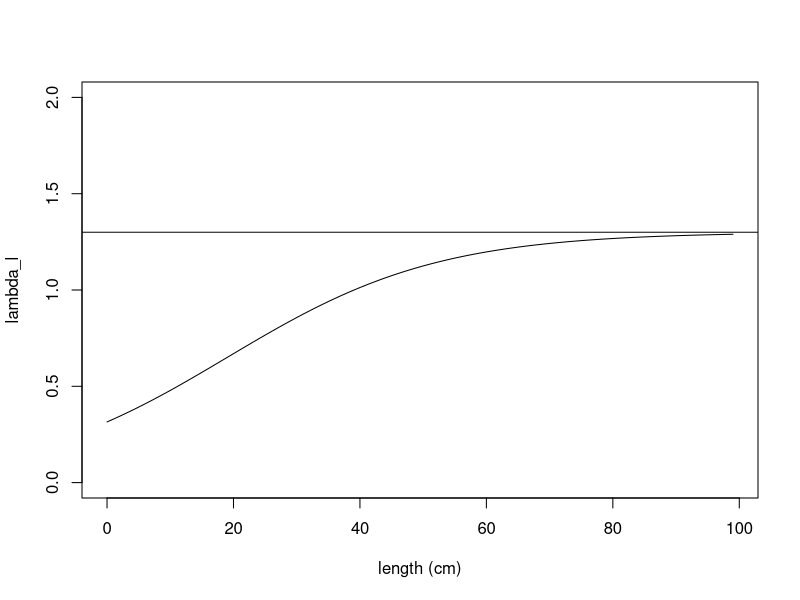
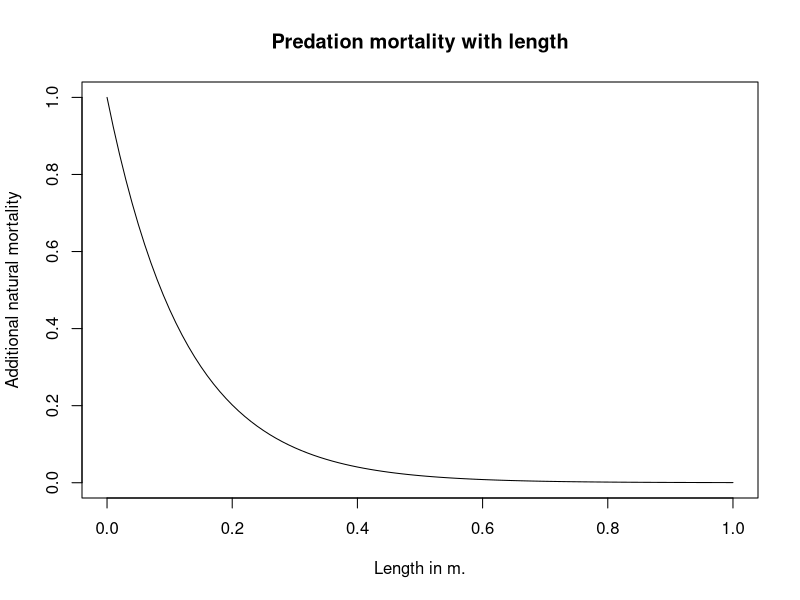
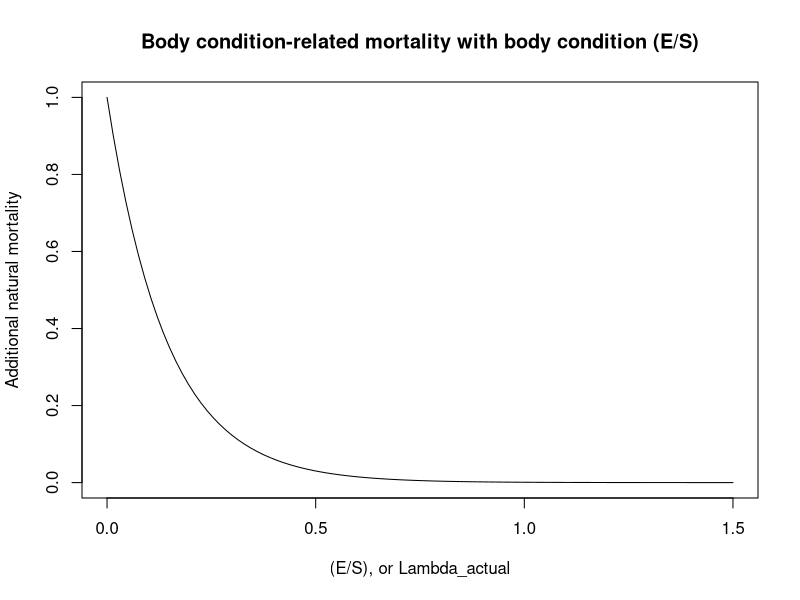
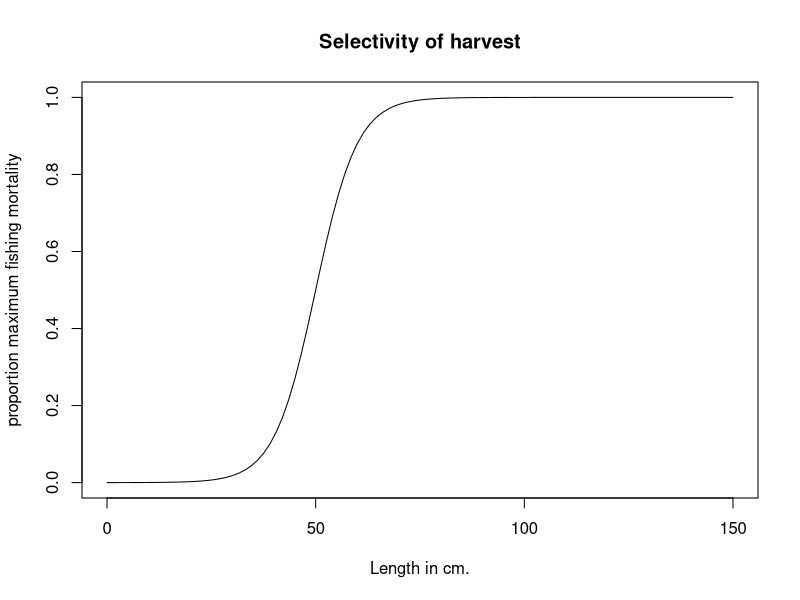
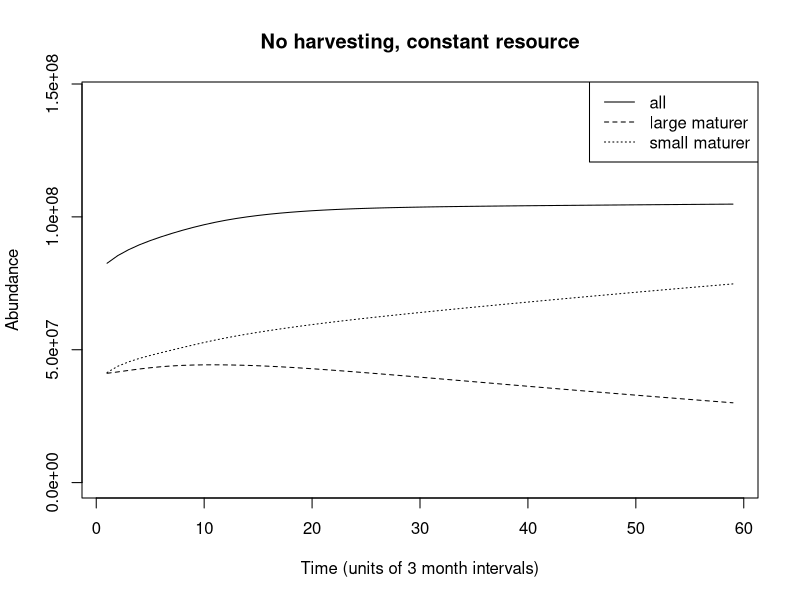
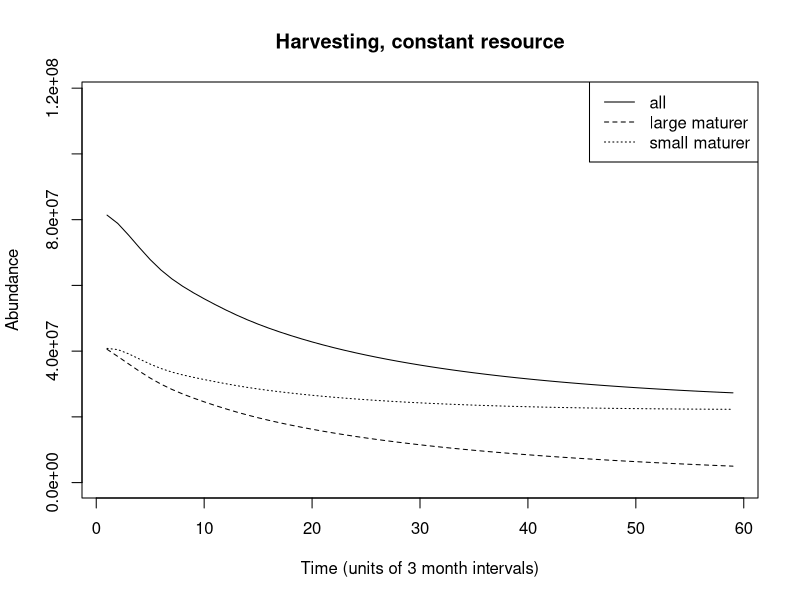

R code for these plots, in order: (Note: a time limit stopped this script after it produced the figures.)
## ---- chunk 1
knitr::opts_chunk$set(echo = TRUE)
## ---- chunk 2
ratios <- vector(mode="numeric", length=25)
r =6
# In meters
a_bar = 0.2
lambda_min=0

lambda_max=1.3

for (i in 1:100) {
  ratios[i] <- lambda_min + (lambda_max-lambda_min)*(exp(r*((i/100)-a_bar)))/(1+exp(r*((i/100)-a_bar)))
}
plot(0:(length(ratios)-1), ratios, xlab="length (cm)", ylab="lambda_l", type="l", ylim=c(0,2))
abline(h=1.3)
## ---- chunk 3
curve(exp(-8*x), from =0, to=1, xlab="Length in m.", ylab="Additional natural mortality", main="Predation mortality with length")
curve(exp(-7*x), from =0, to=1.5, xlab="(E/S), or Lambda_actual", ylab="Additional natural mortality", main="Body condition-related mortality with body condition (E/S)")
## ---- chunk 4
curve(1/(1+exp(-0.2*(x - 50))), from =0, to=150, xlab="Length in cm.", ylab="proportion maximum fishing mortality", main="Selectivity of harvest")
## ---- chunk 5
# genotype1r = 6
# genotype2r = 10
# genotype1l_bar = 0.2
# genotype2l_bar = 0.2
# genotype1w = 0.674
# genotype2w = 0.674

# genotype1r = 6
# genotype2r = 6
# genotype1l_bar = 0.2
# genotype2l_bar = 0.2
# genotype1w = 0.674
# genotype2w = 0.7

genotype1r = 6
genotype2r = 6
genotype1l_bar = 0.2
genotype2l_bar = -0.001
genotype1w = 0.674
genotype2w = 0.674

# Set longevity of the fish species, runtime of the model, and number of distinct genotypes
longevity_days = 9125
# set runtime to any arbitrary desired value, in units of days
runtime_days = 150*365
genotypes = 2
# Setting the length of the timestep in days
timescale= 91.25
# Setting run time and longevity to units of time steps
runtime = round(runtime_days/timescale)
longevity = round(longevity_days/timescale)

# How long to run model for convergence before addition of genetic diversity
# in units of days
add_genotypes = 33440

initialize_pop_matrices <- function(longevity, runtime, genotype) {
  # Initialize matrix of columns (years) and rows (age classes)
  # Multiplied by 3 because we'll be storing cohorts' reproductive biomass and lengths 
  age_dist=matrix(0L, nrow=longevity*3, ncol=runtime+1)
  # Add (arbitrarily) 10000 individuals to age=10 to start with
  age_dist[round(3650/timescale), 1] = 10000
  return(age_dist)
}

# Generate a matrix for each genotype
for (g in 1:genotypes) {
  assign(paste("age_dist_",g,sep=""),initialize_pop_matrices(longevity, runtime, g),envir = .GlobalEnv)
}

# Set parameters
# Need to add density dependence
# The steepness of the increase in the ratio lambda (reversible over structural mass)
r = 6
# The length at which the increasing function of lambda reaches its inflection point
l_bar = 0.2
# Scaling parameter for obtaining structural mass from standard length
c_1 = 5787
# Multiplier for obtaining overall yearly energy intake as a function of structural mass
p_0 = 0.1*timescale
# Exponent for obtaining overall yearly energy intake as a function of structural mass
p_1 = 2/3
# Maximum ratio lambda (reversible over structural mass) a fish can attain over its life
lambda_max = 1.3
# Minimum ratio lambda a fish can attain over its life
lambda_min = 0
# Multiplier for obtaining cost of maintenance of structural mass
c_S = 0.003*timescale
# Multiplier for obtaining cost of maintenance of reversible mass
c_E = 0.0003*timescale
# Efficiency with which energy is converted into reversible mass
e_E = 0.9
# Efficiency with which energy is converted to structural mass
e_S = (1/3)
# Multiplier and exponent for the cost of reproduction (in grams)
r_0 = 6
r_1 = 0.6
# Effectively, reproductive investment (fraction of reversible mass devoted to reproduction)
w= 0.674
# Instantaneous base mortality rate
m = log(0.9995^timescale)*(-1)
# Instantaneous fishing mortality
Fishing = 0
# Ricker
alpha = 8.44e-09
b = 4.43e-15
# Parameter setting size-selection ogive steepness
q_f = 0.2
# Minimum catch size for the species (in meters)
mincatchsize = 0.5
# Total population biomass
b_t=0
# Increased natural mortality rate at E/S = 0 or S = 0 
m_max=log(0.994^timescale)*(-1)
# Egg packing constant
packing = 4.45e6
# Parameter for exponential decline in condition-dependent mortality with improved body condition
z_c=7
# Parameter for exponential decline in predation mortality with increased body length
z_p=8
# Resource density
RD = 9000000
# Consumption with resource density half-saturation constant
K_RD = 1000000
# Variability in resource
sd_RD = 0
# How much energy intake is affected by changes in resources (1=no change)
resource = 1

# GROWTH FUNCTIONS

# For obtaining structural mass
structural_mass <- function(l) {
  return(c_1*(l)^3)
}

# Calculate the instrinsic length-dependent E/S ratio that the fish is trying to attain
intrinsic_lambda <- function(l, l_bar, r, lambda_min, lambda_max) {
  return(lambda_min + (lambda_max-lambda_min)*(exp(r*(l-l_bar)))/(1+exp(r*(l-l_bar))))
}

# Energy intake for the fish per year, dependent on fish structural biomass
size_dependent_energy_intake <- function(S, p_0, p_1) {
  return(resource*p_0*(S)^(p_1))
}

# Calculate the cost of the year of maintaining current structural and reversible biomass
maintenance_cost <- function(S, E, c_S, c_E) {
  return(c_S*S + c_E*E)
}

# Function for calculating a new, reduced level of reversible biomass, if net energy intake is negative
negative_p_net <- function(E, p_net, e_E) {
  if (p_net < 0) {
    return(E + (p_net/e_E))}
}

# Calculate the amount of energy needed to raise the R/S ratio to the length-dependent maximum
p_E_raising_lambda <- function(lambda_a, S, E) {
  return((lambda_a*S - E))
}

# Calculating proportion of any remaining energy to be converted to structural mass, to maintain R/S
remaining_energy_allocation <- function(e_S, e_E, lambda_a) {
  return((lambda_a*e_S)/(lambda_a*e_S + e_E))
}

# Obtain R and S for a cohort prior to its reproduction (or failure to reproduce) that year
get_pre_reproductive_size <- function(E_past, l_past, a) {
  S_past = structural_mass(l_past)
  S = S_past
  lambda_a = intrinsic_lambda(l_past, l_bar, r, lambda_min, lambda_max)
  p_net = size_dependent_energy_intake(S_past, p_0, p_1) - maintenance_cost(S_past, E_past, c_S, c_E)
  if (p_net < 0) {
    E <- max(0,negative_p_net(E_past, p_net, e_E))
  }
  if (p_net >= 0 & lambda_a > (E_past/S_past)) {
    # Gives amount of grams needed to raise E/S to lambda_l - not taking efficiency into account yet
    p_E = p_E_raising_lambda(lambda_a, S_past, E_past)
    if ((p_E/e_E - p_net) >=0) {
      E_past = p_net*e_E + E_past
      p_net = 0
    }
    if ((p_E/e_E - p_net) <0) {
      E_past = p_E + E_past
      p_net = p_net - p_E/e_E
    }
  }
  if (p_net >= 0) {
    E = E_past + remaining_energy_allocation(e_S, e_E, lambda_a)*e_E*p_net
    S = S_past + (1-remaining_energy_allocation(e_S, e_E, lambda_a))*e_S*p_net
  }
  l = (S/c_1)^(1/3)
  output <- c(E,l)
  return(output)
}

# REPRODUCTION FUNCTIONS

# Calculate spawning stock biomass
fecundity <- function(ages, t, age_dist, g) {
  # Parameterizing genotypes
  if (t >= round(add_genotypes/timescale)) {
    w=0.674
    # Genotype parameterization
    if (g==1) {
      w=genotype1w
    }
    if (g==2) {
      w=genotype2w
    }
  }
  fecundity = 0
  for (a in ages) {
    if ((w*age_dist[a+(longevity),t]-(r_0*structural_mass(age_dist[a+(2*longevity),t]))^(r_1))>0) {
      fecundity = fecundity + (w*age_dist[a+(longevity),t]-(r_0*structural_mass(age_dist[a+(2*longevity),t]))^(r_1))*age_dist[a,t]
      age_dist[a+(longevity),t] = age_dist[a+(longevity),t] - w*age_dist[a+(longevity),t]
    }
  }
  # Convert from g. to kg.
  fecundity = fecundity/1000
  # Convert from kg. to fecundity
  fecundity = fecundity*(packing)
  assign(paste("age_dist_",g,sep=""),age_dist, envir = .GlobalEnv) 
  return(fecundity)
}

# Calculate total population biomass
biomass_t <- function(ages, t) {
  for (a in ages) {
    b_t = b_t + age_dist[a, t-1]*(structural_mass(age_dist[a+(2*longevity),t-1]))
  }
  return(b_t)
}

# Density dependent recruitment for this year
recruitment <- function(age, ages, t) {
  egg_production_total = 0
  for (g in 1:genotypes) {
    egg_production_total = egg_production_total + fecundity(ages, t, get(paste("age_dist_",g,sep="")),g)
  }
  relative_recruitment = vector(mode="numeric", length=genotypes)
  for (g in 1:genotypes) {
    relative_recruitment[g] = fecundity(ages, t, get(paste("age_dist_",g,sep="")),g)/egg_production_total
  }
  if (age==0) {
    N_0 = alpha * egg_production_total * exp(-b*egg_production_total)
    # Converting from thousands recruits to recruits, dividing by 2 because Ricker makes both male and female fish
    N_0 = N_0 * 1000
    N_0 = N_0/2
  }
  for (g in 1:genotypes) {
    age_dist = get(paste("age_dist_",g,sep=""))
    age_dist[1,t] = N_0*relative_recruitment[g]
    assign(paste("age_dist_",g,sep=""),age_dist, envir = .GlobalEnv) 
  }
}

# Add new recruits, and change the reproducing cohorts' amount of reversible mass
reproduce <- function(ages, t) {
  if (t>1) {
    recruitment(0, ages, t)
  }
}

# MORTALITY FUNCTIONS

# Fishing mortality is size selective
selective_mortality <- function(length) {
  1 / (1 + exp(-q_f*(length - mincatchsize)*100))
}

# Mortality drops as E/S increases, as S increases
mortality <- function(age) {
  lambda <- ((age_dist[age+(longevity),t]))/structural_mass(age_dist[age+(2*longevity),t])
  length = age_dist[age+(2*longevity),t]
  if (age < longevity) {
    N_t = age_dist[age-1,t-1]*exp( -m + -Fishing*selective_mortality(length) - m_max*exp(-z_c*lambda) - (m_max-m)*exp(-z_p*length) )
  }
  if (age == longevity) {
    N_t = age_dist[age-1,t-1]*exp( -m + -Fishing*selective_mortality(length) - m_max*exp(-z_c*lambda) - (m_max-m)*exp(-z_p*length))
    N_t = age_dist[age,t-1]*exp( -m + -Fishing*selective_mortality(length) - m_max*exp(-z_c*lambda) - (m_max-m)*exp(-z_p*length))
  }
  return(N_t)
}

# Calculate lengths (and reversible masses) at each age for the model with no density dependence
lengths_at_t1 <- function(genotypes) {
  t=1
  for (g in 1:genotypes) {
    age_dist = get(paste("age_dist_",g,sep=""))
    age_dist[1+(longevity), 1] = 0.3066
    age_dist[1+2*(longevity), 1] = 0.0493
    for (i in 2:longevity) {
      new_E_l = get_pre_reproductive_size(age_dist[i-1+(longevity), 1],age_dist[i-1+2*(longevity), 1], i-1)
      age_dist[i+(longevity), 1] = new_E_l[1]
      age_dist[i+(2*longevity), 1] = new_E_l[2]
      if ((w*age_dist[i+(longevity),t]-(r_0*structural_mass(age_dist[i+(2*longevity),t]))^(r_1))>0)
      {
       age_dist[i+(longevity),t] = age_dist[i+(longevity),t] - w*age_dist[i+(longevity),t]*(timescale/365) 
      }
    }
    assign(paste("age_dist_",g,sep=""),age_dist, envir = .GlobalEnv) 
  }
}  

# Initialize lengths and reversible masses for ages
lengths_at_t1(genotypes)

# Run the model
for (t in 2:runtime) {
  random_multiplier <- max(rnorm(1,1,sd=sd_RD),0)
  resource = (random_multiplier*RD/(K_RD+ random_multiplier*RD))  
  b_t=0
  if (t == round(add_genotypes/timescale)) {
    Fishing = log(exp(-0)^(1/(365/timescale)))*(-1)
    sd_RD = 0
  }
  for (genotype in 1:genotypes) {
    age_dist = get(paste("age_dist_",genotype,sep=""))
    b_t = biomass_t(1:longevity, t)
    assign(paste("age_dist_",genotype,sep=""),age_dist, envir = .GlobalEnv) 
  }
  for (genotype in 1:genotypes) {
    
    # Parameterizing genotypes
    if (t >= round(add_genotypes/timescale)) {
      r=6
      # Genotype parameterization
      if (genotype==1) {
        # a_bar = 36.5
        r=genotype1r
        l_bar = genotype1l_bar
      }
      if (genotype==2) {
        # a_bar = 365*2
        r=genotype2r
        l_bar = genotype2l_bar
      }
    }
  
    age_dist = get(paste("age_dist_",genotype,sep=""))
    age_dist[1+(longevity), t] =  0.3066
    age_dist[1+2*(longevity), t] = 0.0493
    for (age in 2:longevity) {
      new_E_l = get_pre_reproductive_size(age_dist[age-1+(longevity), t-1],age_dist[age-1+2*(longevity), 1], age-1)
      age_dist[age+(longevity), t] = new_E_l[1]
      age_dist[age+(2*longevity), t] = new_E_l[2]
    
    # Mortality
    for (age in 2:longevity) {
      age_dist[age, t] <- mortality(age)
    }
    }
    assign(paste("age_dist_",genotype,sep=""),age_dist, envir = .GlobalEnv) 
  }
  if ((t%%round(365/timescale) == 0)) {
   reproduce(1:longevity, t) 
  }
}

## ---- chunk 6
### Analysis code

approach <- vector(mode="numeric", length=runtime)
for (i in 1:runtime) {
  for (j in 1:genotypes) {
    approach[i] <- approach[i]+ sum(get(paste("age_dist_", j, sep=""))[1:longevity,i])
  } 
}
# Plot population dynamics
plot(approach[seq(round(add_genotypes/timescale),length(approach), by=4)],lty=1, pch=19, type="l", ylab="Abundance",xlab="Time (units of 3 month intervals)", ylim=c(0,max(approach)), main= "No harvesting, constant resource")
approach <- vector(mode="numeric", length=runtime)
for (i in 1:runtime) {
  approach[i] <- sum(age_dist_1[1:longevity,i])
}
lines(approach[seq(round(add_genotypes/timescale),length(approach), by=4)], lty=2, pch=19, type="l")
cols <- c(3,4,5,6)
for (j in 2:genotypes) {
  approach <- vector(mode="numeric", length=runtime)
  for (i in 1:runtime) {
    approach[i] <- sum(get(paste("age_dist_",j, sep=""))[1:longevity,i])
  }
  lines(approach[seq(round(add_genotypes/timescale),length(approach), by=4)], lty=cols[j-1], pch=19)
}
legend("topright",legend=c("all", "large maturer","small maturer"), lty=1:3)
## ---- chunk 7
# Run the model
for (t in (round(add_genotypes/timescale)):runtime) {
  random_multiplier <- max(rnorm(1,1,sd=sd_RD),0)
  resource = (random_multiplier*RD/(K_RD+ random_multiplier*RD))  
  b_t=0
  if (t == round(add_genotypes/timescale)) {
    Fishing = log(exp(-0.2)^(1/(365/timescale)))*(-1)
    sd_RD = 0
  }
  for (genotype in 1:genotypes) {
    age_dist = get(paste("age_dist_",genotype,sep=""))
    b_t = biomass_t(1:longevity, t)
    assign(paste("age_dist_",genotype,sep=""),age_dist, envir = .GlobalEnv) 
  }
  for (genotype in 1:genotypes) {
    
    # Parameterizing genotypes
    if (t >= round(add_genotypes/timescale)) {
      r=6
      # Genotype parameterization
      if (genotype==1) {
        # a_bar = 36.5
        r=genotype1r
        l_bar = genotype1l_bar
      }
      if (genotype==2) {
        # a_bar = 365*2
        r=genotype2r
        l_bar = genotype2l_bar
      }
    }
  
    age_dist = get(paste("age_dist_",genotype,sep=""))
    age_dist[1+(longevity), t] =  0.3066
    age_dist[1+2*(longevity), t] = 0.0493
    for (age in 2:longevity) {
      new_E_l = get_pre_reproductive_size(age_dist[age-1+(longevity), t-1],age_dist[age-1+2*(longevity), 1], age-1)
      age_dist[age+(longevity), t] = new_E_l[1]
      age_dist[age+(2*longevity), t] = new_E_l[2]
    
    # Mortality
    for (age in 2:longevity) {
      age_dist[age, t] <- mortality(age)
    }
    }
    assign(paste("age_dist_",genotype,sep=""),age_dist, envir = .GlobalEnv) 
  }
  if ((t%%round(365/timescale) == 0)) {
   reproduce(1:longevity, t) 
  }
}

### Analysis code

approach <- vector(mode="numeric", length=runtime)
for (i in 1:runtime) {
  for (j in 1:genotypes) {
    approach[i] <- approach[i]+ sum(get(paste("age_dist_", j, sep=""))[1:longevity,i])
  } 
}
# Plot population dynamics
plot(approach[seq(round(add_genotypes/timescale),length(approach), by=4)],lty=1, pch=19, type="l", ylab="Abundance",xlab="Time (units of 3 month intervals)", ylim=c(0,max(approach)), main= "Harvesting, constant resource")
approach <- vector(mode="numeric", length=runtime)
for (i in 1:runtime) {
  approach[i] <- sum(age_dist_1[1:longevity,i])
}
lines(approach[seq(round(add_genotypes/timescale),length(approach), by=4)], lty=2, pch=19, type="l")
cols <- c(3,4,5,6)
for (j in 2:genotypes) {
  approach <- vector(mode="numeric", length=runtime)
  for (i in 1:runtime) {
    approach[i] <- sum(get(paste("age_dist_",j, sep=""))[1:longevity,i])
  }
  lines(approach[seq(round(add_genotypes/timescale),length(approach), by=4)], lty=cols[j-1], pch=19)
}
legend("topright",legend=c("all", "large maturer","small maturer"), lty=1:3)
## ---- chunk 8
# Need to take this loop out, integrate into rest of code
random_resources <- vector(mode="numeric", length=runtime)
for (r in 1:runtime) {
  random_resources[r] <- max(rnorm(1,1,sd=0.3),0)
}

# Run the model
for (t in (round(add_genotypes/timescale)):runtime) {
  random_multiplier <- random_resources[t]
  resource = (random_multiplier*RD/(K_RD+ random_multiplier*RD))  
  b_t=0
  if (t == round(add_genotypes/timescale)) {
    Fishing = log(exp(-0)^(1/(365/timescale)))*(-1)
    sd_RD = 0.25
  }
  for (genotype in 1:genotypes) {
    age_dist = get(paste("age_dist_",genotype,sep=""))
    b_t = biomass_t(1:longevity, t)
    assign(paste("age_dist_",genotype,sep=""),age_dist, envir = .GlobalEnv) 
  }
  for (genotype in 1:genotypes) {
    
    # Parameterizing genotypes
    if (t >= round(add_genotypes/timescale)) {
      r=6
      # Genotype parameterization
      if (genotype==1) {
        # a_bar = 36.5
        r=genotype1r
        l_bar = genotype1l_bar
      }
      if (genotype==2) {
        # a_bar = 365*2
        r=genotype2r
        l_bar = genotype2l_bar
      }
    }
  
    age_dist = get(paste("age_dist_",genotype,sep=""))
    age_dist[1+(longevity), t] =  0.3066
    age_dist[1+2*(longevity), t] = 0.0493
    for (age in 2:longevity) {
      new_E_l = get_pre_reproductive_size(age_dist[age-1+(longevity), t-1],age_dist[age-1+2*(longevity), 1], age-1)
      age_dist[age+(longevity), t] = new_E_l[1]
      age_dist[age+(2*longevity), t] = new_E_l[2]
    
    # Mortality
    for (age in 2:longevity) {
      age_dist[age, t] <- mortality(age)
    }
    }
    assign(paste("age_dist_",genotype,sep=""),age_dist, envir = .GlobalEnv) 
  }
  if ((t%%round(365/timescale) == 0)) {
   reproduce(1:longevity, t) 
  }
}

### Analysis code

approach <- vector(mode="numeric", length=runtime)
for (i in 1:runtime) {
  for (j in 1:genotypes) {
    approach[i] <- approach[i]+ sum(get(paste("age_dist_", j, sep=""))[1:longevity,i])
  } 
}
# Plot population dynamics
plot(approach[seq(round(add_genotypes/timescale),length(approach), by=4)],lty=1, pch=19, type="l", ylab="Abundance",xlab="Time (units of 3 month intervals)", ylim=c(0,max(approach)), main= "No harvesting, variable resource")
approach <- vector(mode="numeric", length=runtime)
for (i in 1:runtime) {
  approach[i] <- sum(age_dist_1[1:longevity,i])
}
lines(approach[seq(round(add_genotypes/timescale),length(approach), by=4)], lty=2, pch=19, type="l")
cols <- c(3,4,5,6)
for (j in 2:genotypes) {
  approach <- vector(mode="numeric", length=runtime)
  for (i in 1:runtime) {
    approach[i] <- sum(get(paste("age_dist_",j, sep=""))[1:longevity,i])
  }
  lines(approach[seq(round(add_genotypes/timescale),length(approach), by=4)], lty=cols[j-1], pch=19)
}
legend("topright",legend=c("all", "large maturer","small maturer"), lty=1:3)

plot((round(add_genotypes/timescale)):runtime, random_resources[(round(add_genotypes/timescale)):runtime], col="green", main="Variation in resources over time", xlab="Time", ylab="Total amt. resource in enironment", type="l")
## ---- chunk 9
# Need to take this loop out, integrate into rest of code
random_resources <- vector(mode="numeric", length=runtime)
for (r in 1:runtime) {
  random_resources[r] <- max(rnorm(1,1,sd=0.3),0)
}

# Run the model
for (t in (round(add_genotypes/timescale)-10):runtime) {
  random_multiplier <- random_resources[t]
  resource = (random_multiplier*RD/(K_RD+ random_multiplier*RD))
  b_t=0
  if (t == round(add_genotypes/timescale)) {
    Fishing = log(exp(-0.2)^(1/(365/timescale)))*(-1)
    sd_RD = 0.25
  }
  for (genotype in 1:genotypes) {
    age_dist = get(paste("age_dist_",genotype,sep=""))
    b_t = biomass_t(1:longevity, t)
    assign(paste("age_dist_",genotype,sep=""),age_dist, envir = .GlobalEnv) 
  }
  for (genotype in 1:genotypes) {
    
    # Parameterizing genotypes
    if (t >= round(add_genotypes/timescale)) {
      r=6
      # Genotype parameterization
      if (genotype==1) {
        # a_bar = 36.5
        r=genotype1r
        l_bar = genotype1l_bar
      }
      if (genotype==2) {
        # a_bar = 365*2
        r=genotype2r
        l_bar = genotype2l_bar
      }
    }
  
    age_dist = get(paste("age_dist_",genotype,sep=""))
    age_dist[1+(longevity), t] =  0.3066
    age_dist[1+2*(longevity), t] = 0.0493
    for (age in 2:longevity) {
      new_E_l = get_pre_reproductive_size(age_dist[age-1+(longevity), t-1],age_dist[age-1+2*(longevity), 1], age-1)
      age_dist[age+(longevity), t] = new_E_l[1]
      age_dist[age+(2*longevity), t] = new_E_l[2]
    
    # Mortality
    for (age in 2:longevity) {
      age_dist[age, t] <- mortality(age)
    }
    }
    assign(paste("age_dist_",genotype,sep=""),age_dist, envir = .GlobalEnv) 
  }
  if ((t%%round(365/timescale) == 0)) {
   reproduce(1:longevity, t) 
  }
}

### Analysis code

approach <- vector(mode="numeric", length=runtime)
for (i in 1:runtime) {
  for (j in 1:genotypes) {
    approach[i] <- approach[i]+ sum(get(paste("age_dist_", j, sep=""))[1:longevity,i])
  } 
}
# Plot population dynamics
plot(approach[seq(round(add_genotypes/timescale),length(approach), by=4)],lty=1, pch=19, type="l", ylab="Abundance",xlab="Time (units of 3 month intervals)", ylim=c(0,max(approach)), main= "Harvesting, variable resource")
approach <- vector(mode="numeric", length=runtime)
for (i in 1:runtime) {
  approach[i] <- sum(age_dist_1[1:longevity,i])
}
lines(approach[seq(round(add_genotypes/timescale),length(approach), by=4)], lty=2, pch=19, type="l")
cols <- c(3,4,5,6)
for (j in 2:genotypes) {
  approach <- vector(mode="numeric", length=runtime)
  for (i in 1:runtime) {
    approach[i] <- sum(get(paste("age_dist_",j, sep=""))[1:longevity,i])
  }
  lines(approach[seq(round(add_genotypes/timescale),length(approach), by=4)], lty=cols[j-1], pch=19)
}
legend("topright",legend=c("all", "large maturer","small maturer"), lty=1:3)

plot((round(add_genotypes/timescale)):runtime, random_resources[(round(add_genotypes/timescale)):runtime], col="green", main="Variation in resources over time", xlab="Time", ylab="Total amt. resource in enironment", type="l")
## ---- chunk 10
i_0 = 367
repro_vec = vector(length=longevity, mode="numeric")
survivor_vec = vector(length=longevity, mode="numeric")
w = genotype1w
r = genotype1r
age_dist <- age_dist_1
survivor_vec[1]<-age_dist[1,i_0+1]
repro_vec[1] <- 0
for (i in 2:longevity) {
  repro_vec[i] <- max(0, (w*age_dist[i+(longevity),i_0+i] - (r_0*structural_mass(age_dist[i+(2*longevity),i_0+i]))^(r_1)))
  survivor_vec[i] <- age_dist[i,i_0+i]/(survivor_vec[1])
}
survivor_vec_1 <- survivor_vec
repro_vec_1 <- repro_vec

i_0 = 367
repro_vec = vector(length=100, mode="numeric")
survivor_vec = vector(length=100, mode="numeric")
w = genotype2w
r = genotype2r
age_dist <- age_dist_2
survivor_vec[1]<-age_dist[1,i_0+1]
repro_vec[1] <- 0
for (i in 2:longevity) {
 repro_vec[i] <- max(0, (w*age_dist[i+(longevity),i_0+i] - (r_0*structural_mass(age_dist[i+(2*longevity),i_0+i]))^(r_1)))
 survivor_vec[i] <- age_dist[i,i_0+i]/(survivor_vec[1])
}
plot((survivor_vec[2:length(survivor_vec)])-(survivor_vec_1[2:length(survivor_vec_1)]), ylab="Survivorship of genotype 2 - genotype 1", main="Survivorship advantage/disadvantage of\ngenotype 2 over 1", xlab="Age")
plot(repro_vec-repro_vec_1, ylab="Reproduction of genotype 2 - genotype 1", main="Reproduction advantage/disadvantage of\ngenotype 2 over 1", xlab="Age")
